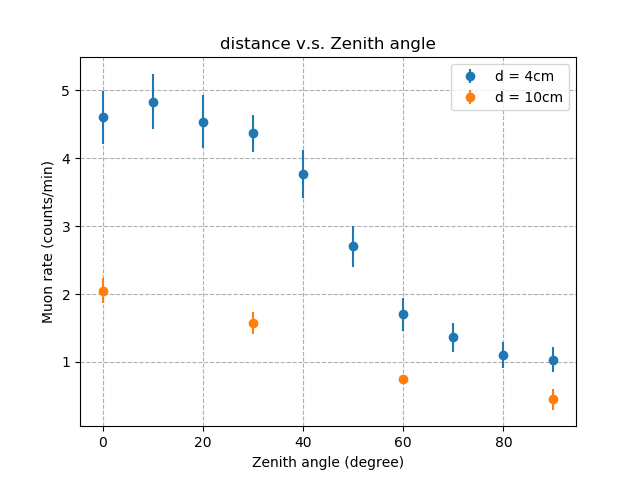

This chart was generated by the following Python code:
import csv

counts = []
thetas = []
times = []

with open('theta.csv','r') as f:
    csvreader = csv.reader(f,delimiter='\t')
    skip = True
    for row in csvreader:
        if skip:
            skip=False
            continue
        thetas.append(int(row[0]))
        counts.append(int(row[1]))
        times.append(float(row[2]))

import matplotlib.pyplot as plt
import numpy as np

plt.grid(ls='--')

x = np.array(thetas)
y = np.array(counts)/np.array(times)
ey = np.sqrt(np.array(counts))/np.array(times)
plt.errorbar(x, y, yerr=ey, fmt='o', label ="d = 4cm")

counts2 = np.array([123,94,738,9])
times2 = np.array([60,60,990,20])
y2 = np.array(counts2)/np.array(times2)
ey2 = np.sqrt(np.array(counts2))/np.array(times2)
plt.errorbar(np.array([0,30,60,90]), y2, yerr=ey2, fmt='o', label ="d = 10cm")
print(y2)
xs = 10*np.array([30,60,90])/180*np.pi
ys = 10**((-1.21)*(np.log10(xs))+0.7159)
print(ys)
plt.xlabel('Zenith angle (degree)')
plt.ylabel('Muon rate (counts/min)')
plt.title('distance v.s. Zenith angle')

# x_th = np.linspace(0,90,100)
# y_th = y[0]*np.cos(x_th/180*np.pi)**2
# plt.plot(x_th,y_th,label=r"$cos^2(\theta)$")
plt.legend()

plt.show()
